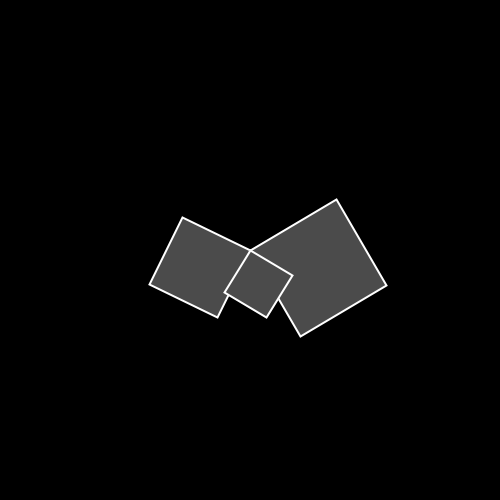
Frame 1 (no input)
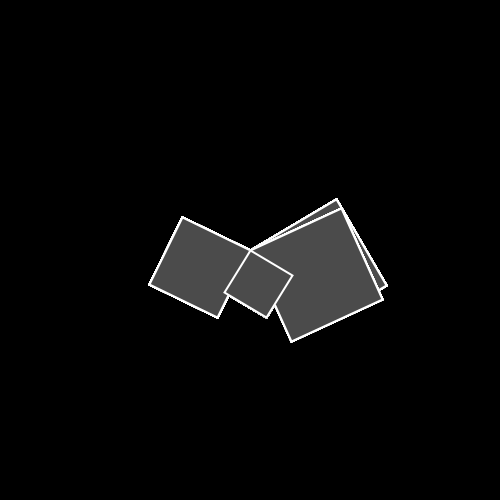
Frame 60 (the mouse pressed at the canvas centre just before this capture)
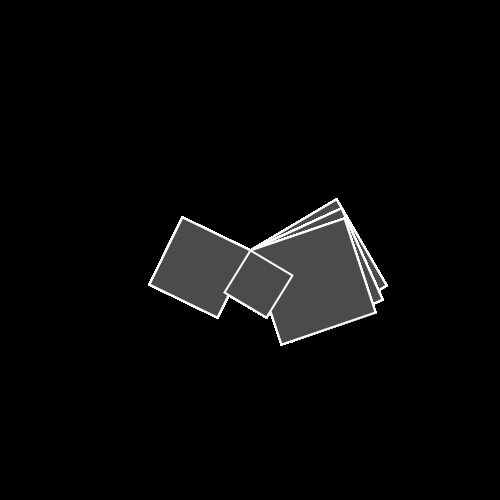
Frame 120 (the mouse held since frame 60 and released just before this capture)

The Processing sketch that drew these frames (run headless with seeded random() and noise(); from frame 60 on, the mouse is pressed at the canvas centre):

// Processing sketch: processing_169826
// ── processing_169826.pde

  void setup()
{
  size(500, 500);
  background(0);
}

void draw()
{  

  pushMatrix();
  fill(75);
  stroke(255);
  strokeWeight(2);
  float sec_angle = map(second(), 0, 59, 0, 2*PI);
  translate(width/2, height/2);
  rotate(sec_angle);
  rect(0, 0, 100, 100);
  popMatrix();
  
  pushMatrix();
  fill(75);
  stroke(255);
  strokeWeight(2);
  float minute_angle = map(minute(), 0, 59, 0, 2*PI);
  translate(width/2, height/2);
  rotate(minute_angle);
  rect(0, 0, 75, 75);
  popMatrix();
  
  pushMatrix();
  fill(75);
  stroke(255);
  strokeWeight(2);
  float hour_angle = map(hour(), 0, 23, 0, 2*PI);
  translate(width/2, height/2);
  rotate(hour_angle);
  rect(0, 0, 50, 50);
  popMatrix();
  
  
  
}
  
  
